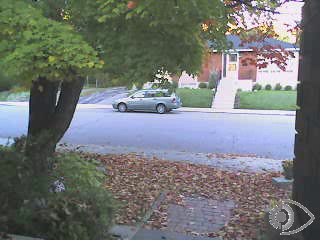
//> input picture frame 11 of 计算机视觉课程/第11章 处理视频序列/OpenCV 11.4/bike.mp4, 320 x 240 px
$ ./main   (built with g++ and OpenCV 4)
//> lines starting //> are read from the running program, lines starting //| are printed output that depends on the picture
//> in run, frame is the input picture: 240 rows x 320 cols, CV_8UC3; mean B, G, R 117.8, 119, 115
//
//  main.cpp
//  opencv11-4
//
//  Created by one on 2018/10/25.
//  Copyright © 2018 one. All rights reserved.
//

#include <opencv2/highgui/highgui.hpp>
#include <opencv2/imgproc/imgproc.hpp>
#include <iostream>

// 用Canny算子计算输入图像的边缘
void canny(cv::Mat& img, cv::Mat& out) {
    // 如是彩色图像，则转换成灰度图像
    if (img.channels() == 3)
        cv::cvtColor(img, out, CV_BGR2GRAY);
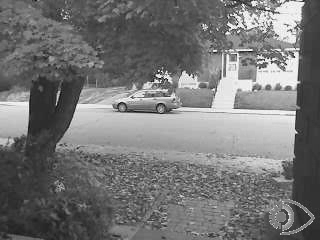
//> out: 240 rows x 320 cols, CV_8UC1; min 0, max 255, mean 117.6
    // 计算Canny边缘
    cv::Canny(out, out, 100, 200);
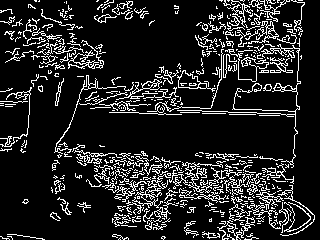
//> out: 240 rows x 320 cols, CV_8UC1; 14.2% white in thin lines or dots
    // 反转图像
    cv::threshold(out, out, 128, 255, cv::THRESH_BINARY_INV);
//> out: 240 rows x 320 cols, CV_8UC1; 85.8% white; black in thin lines or dots
}

// 处理帧的接口
class FrameProcessor {
public:
    // 处理方法
    virtual void process(cv::Mat &input, cv::Mat &output) = 0;    // 纯虚函数
};

class VideoProcessor {
private:
    // OpenCV视频捕获类对象
    cv::VideoCapture capture;
    // 处理每一帧时都会调用的函数指针
    void(*process)(cv::Mat&, cv::Mat&);
    FrameProcessor* frameProcessor;    // 帧处理器对象指针
    // 布尔型变量，表示该处理函数是否会被调用
    bool callIt;
    // 输入窗口的显示名称
    std::string windowNameInput;
    // 输出窗口的显示名称
    std::string windowNameOutput;
    // 帧之间的延时
    int delay;
    // 已经处理的帧数
    long fnumber;
    // 达到这个帧数时结束
    long frameToStop;
    // 结束处理标志
    bool stop;

    // OpenCV写视频对象
    cv::VideoWriter writer;
    // 输出文件名
    std::string outputFile;

    // 取得下一帧
    bool readNextFrame(cv::Mat& frame) {
        return capture.read(frame);
    }

    // 写输出的帧
    void writeNextFrame(cv::Mat& frame) {
        // 写入到视频文件
        writer.write(frame);
    }

public:
    // 构造函数，设置默认值
    VideoProcessor() : callIt(false), delay(-1),
    fnumber(0), stop(false), frameToStop(-1),
    process(NULL), frameProcessor(NULL) {}

    // 设置视频文件的名称并打开
    bool setInput(std::string filename) {
        fnumber = 0;
        // 防止已经有资源与VideoCapture实例关联
        capture.release();
        // 打开视频文件
        return capture.open(filename);
    }

    // 打开摄像设备
    bool setInput(int device) {
        fnumber = 0;
        // 防止已经有资源与VideoCapture实例关联
        capture.release();
        // 打开视频捕捉设备
        return capture.open(device);
    }

    // 创建用于显示输入帧的窗口
    void displayInput(std::string wn) {
        windowNameInput = wn;
        cv::namedWindow(windowNameInput);
    }

    // 创建用于显示输出帧的窗口
    void displayOutput(std::string wn) {
        windowNameOutput = wn;
        cv::namedWindow(windowNameOutput);
    }

    // 设置帧之间的延时(单位为毫秒),
    // 0表示每一帧都等待,
    // 负数表示不延时
    void setDelay(int d) {
        delay = d;
    }

    // 设置为需要调用回调函数process
    void callProcess() {
        callIt = true;
    }

    // 设置为不需要调用回调函数
    void dontCallProcess() {
        callIt = false;
    }

    // 设置针对每一帧调用的处理函数
    void setFrameProcessor(
                           void(*frameProcessingCallback)(
                                                          cv::Mat&, cv::Mat&)) {
                               process = frameProcessingCallback;
                               frameProcessor = NULL;    // 使帧处理器失效
                               callProcess();
                           }

    // 设置实现FrameProcessor接口的实例
    void setFrameProcessor(FrameProcessor* frameProcessorPtr) {
        // 使处理函数失效
        process = NULL;
        // 这个就是即将被调用的帧处理器接口
        frameProcessor = frameProcessorPtr;
        callProcess();
    }

    // 设置在处理完指定数量的帧后结束
    void stopAtFrameNo(long frameNo) {
        frameToStop = frameNo;
    }

    // 结束处理
    void stopIt() {
        stop = true;
    }

    // 处理过程是否已经停止？
    bool isStopped() {
        return stop;
    }

    // 捕获设备是否已经打开？
    bool isOpened() {
        return capture.isOpened();
    }

    // 返回下一帧的编号
    long getFrameNumber() {
        // 从捕获设备获取信息
        long fnumber = static_cast<long>(
                                         capture.get(CV_CAP_PROP_POS_FRAMES));
        return fnumber;
    }

    // 获取视频的帧速率
    double getFrameRate() {
        if (isOpened())
            return capture.get(CV_CAP_PROP_FPS);
        else
            return 0;
    }

    // 抓取并处理序列中的帧
    void run() {
        cv::Mat frame;    // 用于存储当前帧
        cv::Mat output;    // 用于存储输出帧

        // 如果没有打开视频文件或捕获设备
        if (!isOpened())
            return;

        stop = false;

        while (!isStopped()) {
            // 读取下一帧(如果有)
            if (!readNextFrame(frame))
                break;

            // 显示输入的帧
            if (windowNameInput.length() != 0)
                cv::imshow(windowNameInput, frame);

            // 调用处理函数
            if (callIt) {
                // 处理帧
                if (process)    // 如果处理函数不为空
                    process(frame, output);
                else if (frameProcessor)    // 如果用的是帧处理类的接口
                    frameProcessor->process(frame, output);
                // 递增已处理帧数
                fnumber++;
            }
            else {    // 没有处理
                output = frame;
            }

            // 写入到输出的序列
            if (outputFile.length() != 0)
                writeNextFrame(output);

            // 显示输出的帧
            if (windowNameOutput.length() != 0)
                cv::imshow(windowNameOutput, output);

            // 帧间延时
            if (delay == 0) // 逐帧查看
                cv::waitKey(0);
            // 等待指定毫秒数，按键则直接退出
            else if (delay > 0 && cv::waitKey(delay) >= 0)
                stopIt();

            // 检查是否需要结束
            if (frameToStop >= 0 &&
                getFrameNumber() == frameToStop)
                stopIt();
        }
    }

    // 获取输入视频的编解码器
    int getCodec(char codec[4]) {
        union {  // 表示四字符代码的数据结构
            int value;
            char code[4];
        } returned;

        // 取得视频所用编解码器代码
        returned.value = static_cast<int>
        (capture.get(CV_CAP_PROP_FOURCC));

        // 取得4个字符
        codec[0] = returned.code[0];
        codec[1] = returned.code[1];
        codec[2] = returned.code[2];
        codec[3] = returned.code[3];

        // 返回代码的整数值
        return returned.value;
    }

    // 获取视频中帧的尺寸
    cv::Size getFrameSize() {
        int w = static_cast<int>(capture.get(CV_CAP_PROP_FRAME_WIDTH));
        int h = static_cast<int>(capture.get(CV_CAP_PROP_FRAME_HEIGHT));

        return cv::Size(w, h);
    }

    // 设置输出视频文件
    // 默认情况下会使用与输入视频相同的参数
    bool setOutput(const std::string &filename, int codec = 0,
                   double framerate = 0.0, bool isColor = true) {
        outputFile = filename;

        if (framerate == 0.0)
            framerate = getFrameRate();    // 与输入相同

        char c[4];
        // 使用与输入相同的编解码器
        if (codec == 0) {
            codec = getCodec(c);
        }

        // 打开输出视频
        return writer.open(outputFile,    // 文件名
                           codec,        // 编解码器
                           framerate,    // 视频的帧速率
                           getFrameSize(),    // 帧的尺寸
                           isColor);    // 彩色视频?
    }
};

int main()
{
    // 创建实例
    VideoProcessor processor;
    // 打开视频文件
    processor.setInput("bike.mp4");
    // 设置处理帧的函数
    processor.setFrameProcessor(canny);
    // 设置输出视频文件
    processor.setOutput("bikeOut.mp4", 0.0, 0.0, false);
    //processor.setOutput("bikeOut.avi", -1.0, 0.0, false); // 测试失败

    // 输出编解码器
    char codec[4];
    processor.getCodec(codec);
    std::cout << "Codec: " << codec[0] << codec[1] <<
    codec[2] << codec[3] << std::endl;

    // 开始处理
    processor.run();
}
